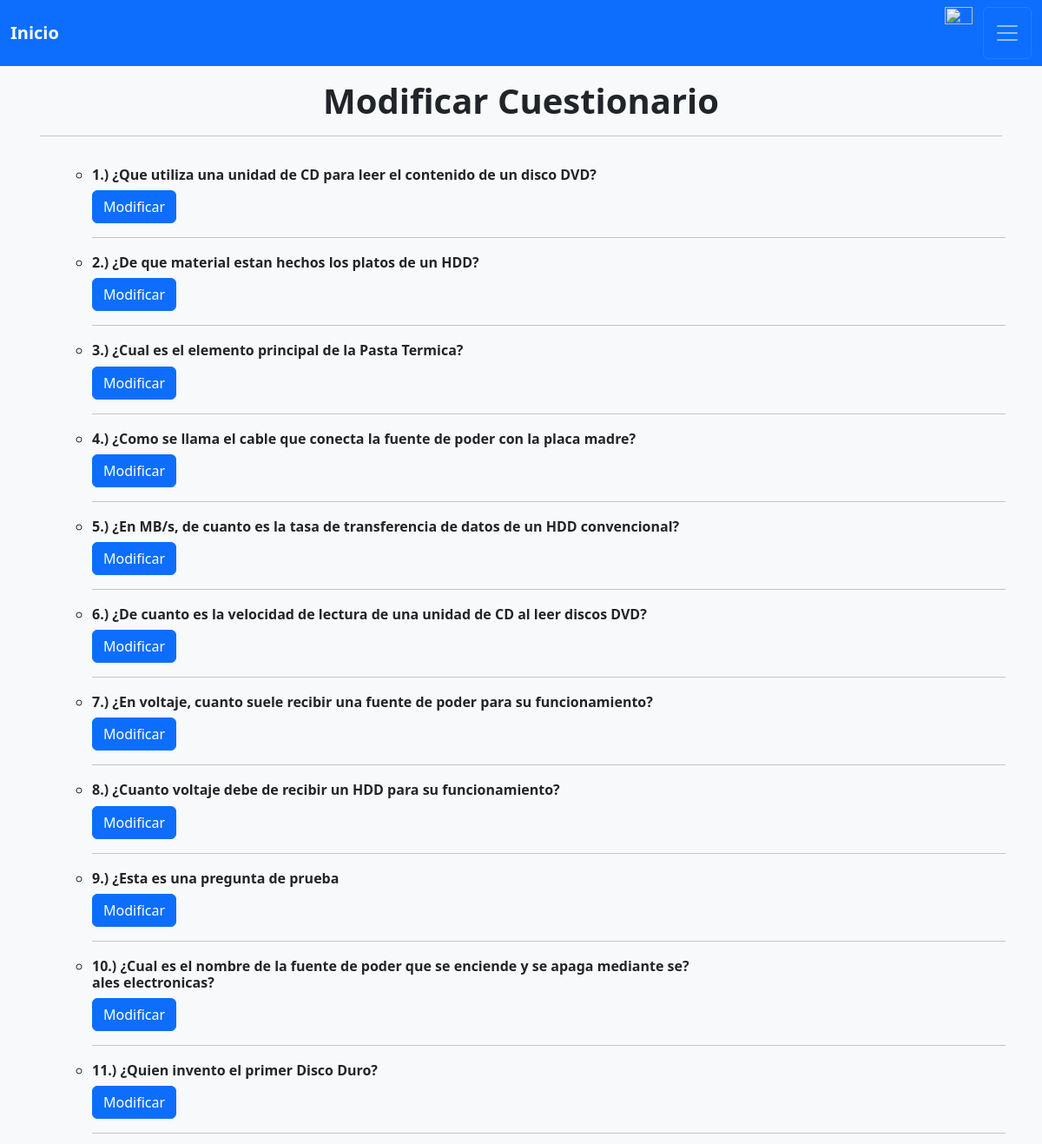
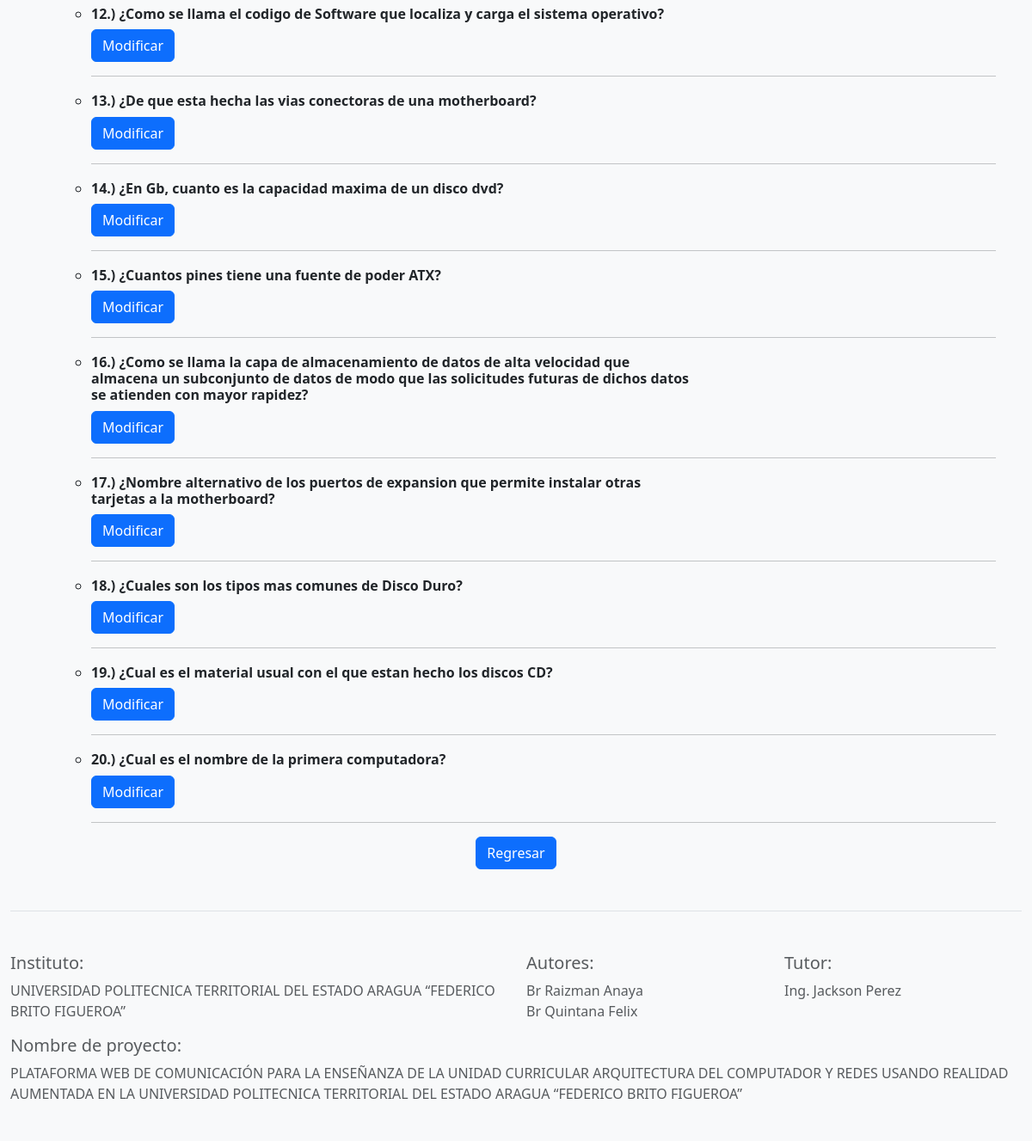
The page /Cambiar_Cuestionario.php on the database its author committed (2 pictures, top to bottom).
### tables this page shows
CREATE TABLE `encuesta` (
  `ID` int(11) NOT NULL,
  `Pregunta` varchar(255) NOT NULL,
  `Respuesta` varchar(255) NOT NULL
);

### Cambiar_Cuestionario.php (the view, shortened to what this page needs)
<?php
$con = mysqli_connect("localhost", "root", "", "sistema",3306);
?>
<!DOCTYPE html>
<html lang="en">
<head>
    <link rel="stylesheet" href="stylesheet.css">
    <link rel="stylesheet" href="css/bootstrap.min.css">
</head>
<body class="bg-light">
<nav class="navbar navbar-dark bg-primary" aria-label="First navbar example">
        <div class="container-fluid">
          <a class="navbar-brand fw-bold" href="contenido.php">Inicio</a>
          <div class="btn-group">
          <img src="img/icon.png" type="button" class="img-fluid" data-bs-toggle="modal" data-bs-target="#exampleModalayuda" alt="" width="32" height="60">
          <button class="navbar-toggler" type="button" data-bs-toggle="collapse" data-bs-target="#navbarsExample01" aria-controls="navbarsExample01" aria-expanded="false" aria-label="Toggle navigation">
           <span class="navbar-toggler-icon"></span>
          </button>
          </div>
        </div>
      </nav>
      <section class="bg-light">
        <div class="container p-3">
          <div class="row">
             <form action="procesar_Mod_cuestionario" method="POST">
                 <div class="col-md-12 text-center">
                     <h1 class="fw-bold" >Modificar Cuestionario</h1>
                     <hr>
                  </div>
          </div>
        </div>
      </section>
      <?php
      for($i=1; $i<=20; $i++){
      $consulta = "SELECT * FROM encuesta WHERE ID = '$i'";
      $sql = $consulta; $query = mysqli_query($con, $sql); $fila = mysqli_fetch_array($query);
      if ($query->num_rows === 1) {
        $pregunta = $fila['Pregunta'];
        $num = $fila['ID'];
        ?>
      <form action="Config/procesar_Mod_cuestionario.php" method="POST">
      <section class="container">
      <div class="row">
                 <div class=" col-md-12  fw-bold text-left"><ul><ul>
                     <li><h6 class="col-md-8  fw-bold text-left" ><?php echo $num, ".)     ¿", $pregunta; ?>
                     </h6></li>
                     <div class="col-md-4">
                      <button type="button" class="btn btn-primary" data-bs-toggle="modal" data-bs-target="#mod_question" >
                        Modificar</button></div>
                      <hr>
                     </ul></ul></div>
             </div>
        </section>
        </form>
        <?php } } ?>
        <div class="col-md-12 text-center">
        <a href="Cuestionario.php" class="choose-lang text-white text-decoration-none"><button type="button" class="btn btn-primary ">Regresar</button></a>
        </div>
<div class="container-fluid">
  <footer class="pt-5 my-5 text-muted border-top bg-light">
    <div class="row">
      <div class="col-6">
      <h5>Instituto:</h5>
        <p>UNIVERSIDAD POLITECNICA TERRITORIAL DEL ESTADO ARAGUA
              “FEDERICO BRITO FIGUEROA”
          </p>
      </div>
     <div class="col-3">
      <h5>Autores:</h5>
        <ul class="list-unstyled">
          <li>Br Raizman Anaya</li>
          <li>Br Quintana Felix</li>
        </ul>
      </div>
        <div class="col-3">
          <h5>Tutor:</h5>
          <p>Ing. Jackson Perez</p>
         </div>
    </div>
    <div class="row">
      <div class="col-12">
          <h5>Nombre de proyecto:</h5>
          <p>PLATAFORMA WEB DE COMUNICACIÓN PARA LA ENSEÑANZA DE LA UNIDAD CURRICULAR ARQUITECTURA DEL COMPUTADOR Y REDES USANDO REALIDAD AUMENTADA EN LA UNIVERSIDAD POLITECNICA TERRITORIAL DEL ESTADO ARAGUA “FEDERICO BRITO FIGUEROA”
         </p>
      </div>
    </div>
  </footer>
</div>
</body>
</html>

### stylesheet.css (style rules this page uses)
body { margin: 0px; padding: 0px; }

### rows shown on the page
encuesta: ID "1", Pregunta "Que utiliza una unidad de CD para leer el contenido de un disco DVD?"
encuesta: ID "2", Pregunta "De que material estan hechos los platos de un HDD?"
encuesta: ID "3", Pregunta "Cual es el elemento principal de la Pasta Termica?"
encuesta: ID "4", Pregunta "Como se llama el cable que conecta la fuente de poder con la placa madre?"
encuesta: ID "5", Pregunta "En MB/s, de cuanto es la tasa de transferencia de datos de un HDD convencional?"
encuesta: ID "6", Pregunta "De cuanto es la velocidad de lectura de una unidad de CD al leer discos DVD?"
encuesta: ID "7", Pregunta "En voltaje, cuanto suele recibir una fuente de poder para su funcionamiento?"
encuesta: ID "8", Pregunta "Cuanto voltaje debe de recibir un HDD para su funcionamiento?"
encuesta: ID "9", Pregunta "Esta es una pregunta de prueba"
encuesta: ID "10", Pregunta "Cual es el nombre de la fuente de poder que se enciende y se apaga mediante se?ales electronicas?"
encuesta: ID "11", Pregunta "Quien invento el primer Disco Duro?"
encuesta: ID "12", Pregunta "Como se llama el codigo de Software que localiza y carga el sistema operativo?"
encuesta: ID "13", Pregunta "De que esta hecha las vias conectoras de una motherboard?"
encuesta: ID "14", Pregunta "En Gb, cuanto es la capacidad maxima de un disco dvd?"
encuesta: ID "15", Pregunta "Cuantos pines tiene una fuente de poder ATX?"
encuesta: ID "16", Pregunta "Como se llama la capa de almacenamiento de datos de alta velocidad que almacena un subconjunto de datos de modo que las solicitudes futuras de dichos datos se atienden con mayor rapidez?"
encuesta: ID "17", Pregunta "Nombre alternativo de los puertos de expansion que permite instalar otras tarjetas a la motherboard?"
encuesta: ID "18", Pregunta "Cuales son los tipos mas comunes de Disco Duro?"
encuesta: ID "19", Pregunta "Cual es el material usual con el que estan hecho los discos CD?"
encuesta: ID "20", Pregunta "Cual es el nombre de la primera computadora?"
